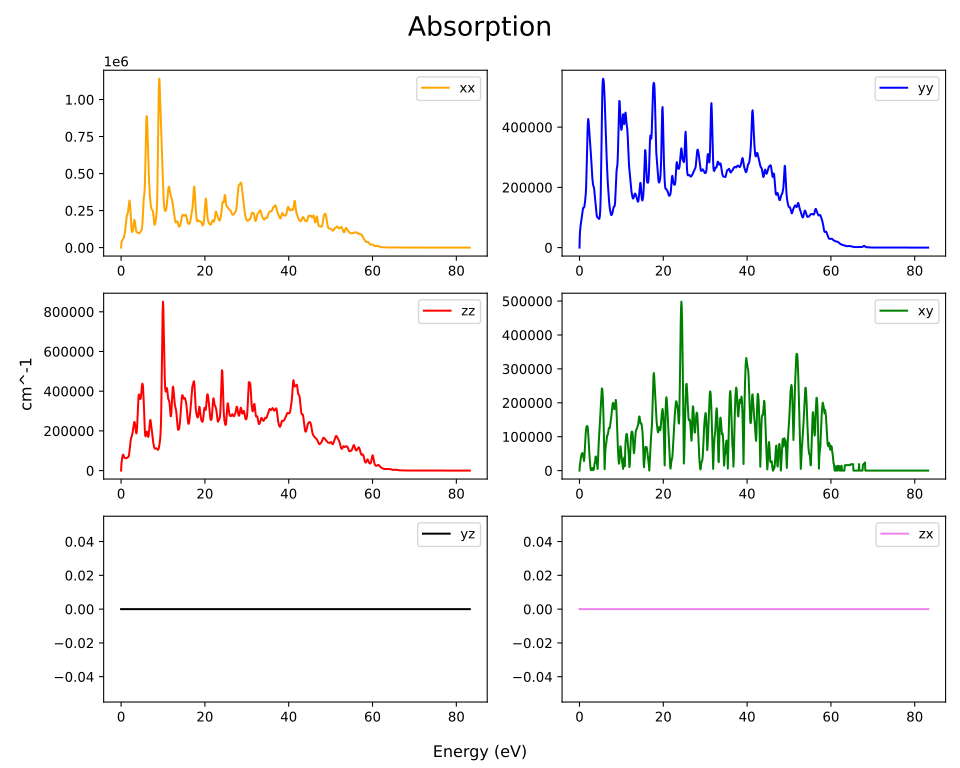

This figure's Python source:
import matplotlib.pyplot as plt
import numpy as np


datas=np.loadtxt("ABSORPTION.dat",dtype=np.float64,skiprows=1) 

fig, axs = plt.subplots(3,2,figsize=(10,8))
axs[0,0].plot(datas[:,0], datas[:,1], label='xx', color='orange')
axs[0,0].legend()
axs[0,1].plot(datas[:,0], datas[:,2], label='yy', color='blue')
axs[0,1].legend()
axs[1,0].plot(datas[:,0], datas[:,3], label='zz', color='red')
axs[1,0].legend()
axs[1,1].plot(datas[:,0], datas[:,4], label='xy', color='green')
axs[1,1].legend()
axs[2,0].plot(datas[:,0], datas[:,5], label='yz', color='black')
axs[2,0].legend()
axs[2,1].plot(datas[:,0], datas[:,6], label='zx', color='violet')
axs[2,1].legend()
fig.suptitle('Absorption', fontsize=20)
fig.supylabel('cm^-1')
fig.supxlabel('Energy (eV)')
fig.tight_layout()
plt.show()

fig, axs = plt.subplots(3,2,figsize=(10,8))
axs[0,0].plot(datas[:,0], datas[:,1], label='xx', color='orange')
axs[0,0].legend()
axs[0,1].plot(datas[:,0], datas[:,2], label='yy', color='blue')
axs[0,1].legend()
axs[1,0].plot(datas[:,0], datas[:,3], label='zz', color='red')
axs[1,0].legend()
axs[1,1].plot(datas[:,0], datas[:,4], label='xy', color='green')
axs[1,1].legend()
axs[2,0].plot(datas[:,0], datas[:,5], label='yz', color='black')
axs[2,0].legend()
axs[2,1].plot(datas[:,0], datas[:,6], label='zx', color='violet')
axs[2,1].legend()
fig.suptitle('Absorption', fontsize=20)
fig.supylabel('cm^-1')
fig.supxlabel('Energy (eV)')
fig.tight_layout()
plt.savefig("test.svg")
